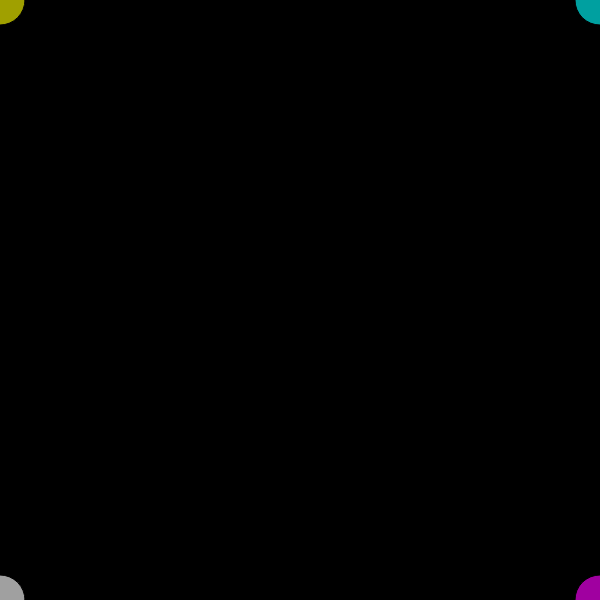
Frame 1 (no input)
Frame 60 (no input): identical to frame 1, image omitted
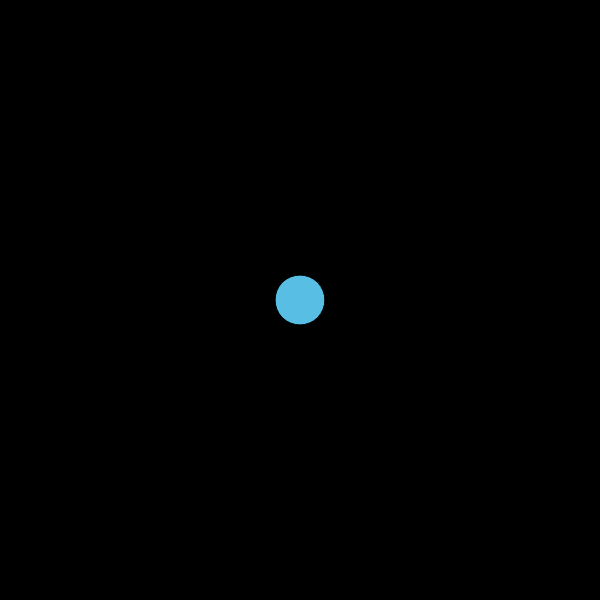
Frame 120 (the mouse pressed at the canvas centre since frame 60)

The p5.js sketch that drew these frames (run headless with seeded random() and noise() and a simulated clock; from frame 60 on, the mouse is pressed at the canvas centre):

// p5.js sketch
// ── sketch.js
function setup() {
    createCanvas(600, 600);
}

function draw() {
    background(0);
    fill(255, 255, 255, 160);
    circle(mouseX, width - mouseY, 50);
    fill(255, 255, 0, 160);
    circle(mouseX, mouseY, 50);
    fill(255, 0, 255, 160);
    circle(width - mouseX, width - mouseY, 50);
    fill(0, 255, 255, 160);
    circle(width - mouseX, mouseY, 50);
}
// ── notTestable.html
<!DOCTYPE html>
<html lang="en">
  <head>
    <meta charset="utf-8" />
    <meta name="viewport" content="width=device-width, initial-scale=1.0">

    <title>W9 Lecture 1 - notTestable</title>

    <link rel="stylesheet" type="text/css" href="./lib/main-styles.css">

    <script src="./lib/libraries/p5.min.js"></script>
  </head>

  <body>
    <script src="sketch.js"></script>
  </body>
</html>
